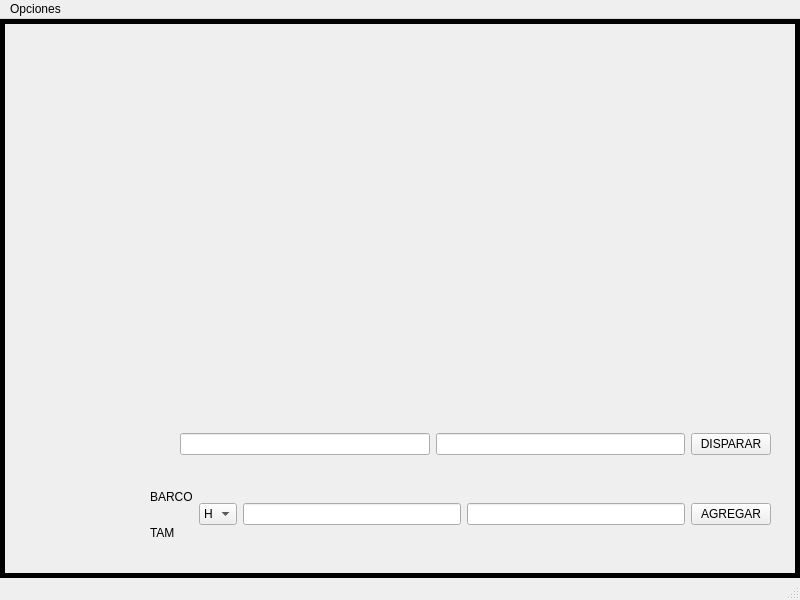
<?xml version="1.0" encoding="UTF-8"?>
<ui version="4.0">
 <class>MainWindow</class>
 <widget class="QMainWindow" name="MainWindow">
  <property name="geometry">
   <rect>
    <x>0</x>
    <y>0</y>
    <width>800</width>
    <height>600</height>
   </rect>
  </property>
  <property name="windowTitle">
   <string>MainWindow</string>
  </property>
  <property name="styleSheet">
   <string notr="true">#centralwidget {
/*border-image:url(:/imagen/fondoMalv2.jpg);*/
background-repeat : no-repeat;
border:5px solid black;
}</string>
  </property>
  <widget class="QWidget" name="centralwidget">
   <widget class="QWidget" name="cargaManualContainer" native="true">
    <property name="geometry">
     <rect>
      <x>120</x>
      <y>450</y>
      <width>651</width>
      <height>81</height>
     </rect>
    </property>
    <widget class="QWidget" name="horizontalLayoutWidget">
     <property name="geometry">
      <rect>
       <x>30</x>
       <y>10</y>
       <width>621</width>
       <height>71</height>
      </rect>
     </property>
     <layout class="QHBoxLayout" name="cargaManualLayout">
      <item>
       <layout class="QVBoxLayout" name="verticalLayout">
        <property name="spacing">
         <number>0</number>
        </property>
        <item>
         <widget class="QLabel" name="tamBarcoLabel_2">
          <property name="text">
           <string>BARCO</string>
          </property>
         </widget>
        </item>
        <item>
         <widget class="QLabel" name="nomBarcoLabel">
          <property name="text">
           <string>TAM</string>
          </property>
         </widget>
        </item>
       </layout>
      </item>
      <item>
       <widget class="QComboBox" name="orientacionHV">
        <item>
         <property name="text">
          <string>H</string>
         </property>
        </item>
        <item>
         <property name="text">
          <string>V</string>
         </property>
        </item>
       </widget>
      </item>
      <item>
       <widget class="QLineEdit" name="posXLineEdit"/>
      </item>
      <item>
       <widget class="QLineEdit" name="posYLineEdit"/>
      </item>
      <item>
       <widget class="QPushButton" name="agregarButton">
        <property name="text">
         <string>AGREGAR</string>
        </property>
       </widget>
      </item>
     </layout>
    </widget>
   </widget>
   <widget class="QWidget" name="horizontalLayoutWidget_2">
    <property name="geometry">
     <rect>
      <x>180</x>
      <y>390</y>
      <width>591</width>
      <height>71</height>
     </rect>
    </property>
    <layout class="QHBoxLayout" name="dispararlLayout">
     <item>
      <widget class="QLineEdit" name="posXDisp"/>
     </item>
     <item>
      <widget class="QLineEdit" name="posYDisp"/>
     </item>
     <item>
      <widget class="QPushButton" name="dispararButton">
       <property name="text">
        <string>DISPARAR</string>
       </property>
      </widget>
     </item>
    </layout>
   </widget>
  </widget>
  <widget class="QMenuBar" name="menubar">
   <property name="geometry">
    <rect>
     <x>0</x>
     <y>0</y>
     <width>800</width>
     <height>21</height>
    </rect>
   </property>
   <widget class="QMenu" name="menuOpciones">
    <property name="title">
     <string>Opciones</string>
    </property>
    <addaction name="actionGuardar"/>
    <addaction name="actionExit"/>
   </widget>
   <addaction name="menuOpciones"/>
  </widget>
  <widget class="QStatusBar" name="statusbar"/>
  <action name="actionGuardar">
   <property name="text">
    <string>Guardar</string>
   </property>
  </action>
  <action name="actionExit">
   <property name="text">
    <string>Exit</string>
   </property>
  </action>
 </widget>
 <resources/>
 <connections/>
</ui>
